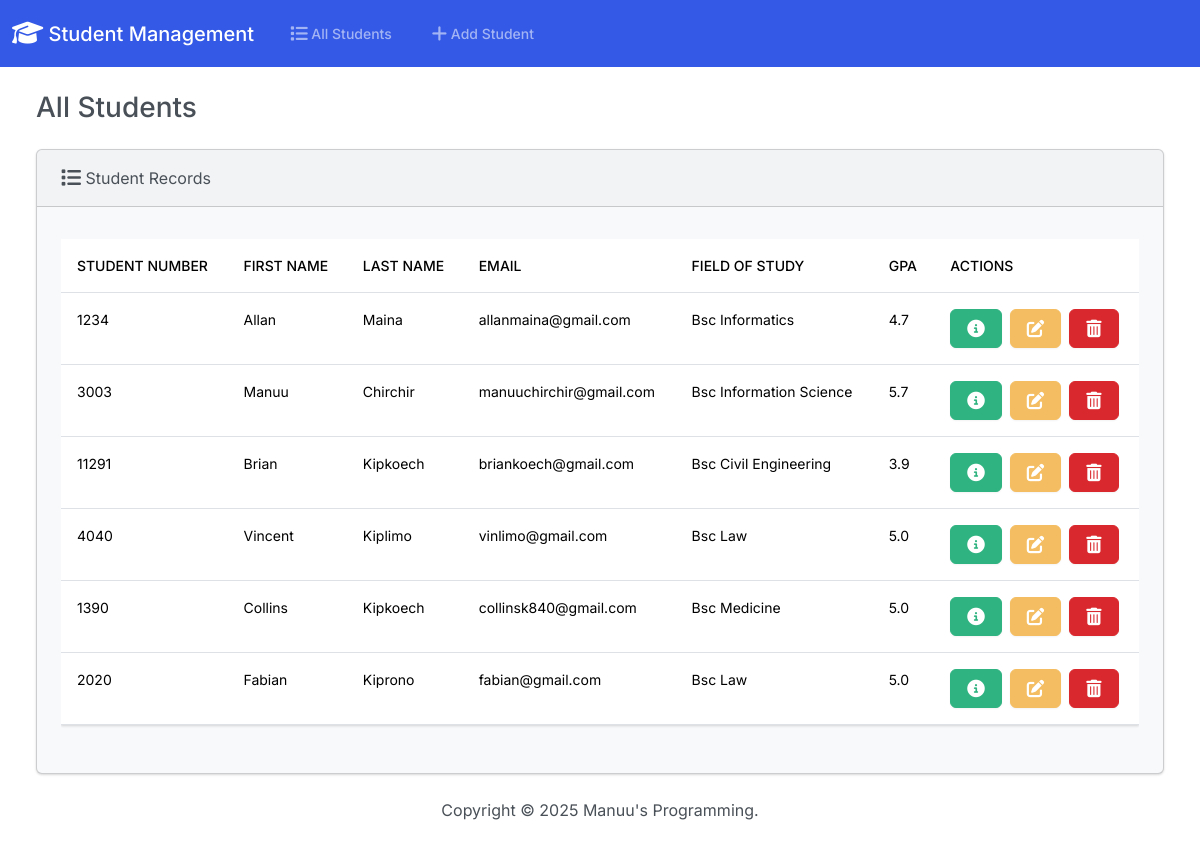
The page / on the database its author committed.
### students/models.py (models this page shows, shortened)
class Student(models.Model):
    student_number = models.PositiveIntegerField()
    first_name = models.CharField(max_length= 50)
    last_name = models.CharField(max_length= 50)
    email = models.EmailField(max_length=100)
    field_of_study = models.CharField(max_length=50)
    gpa = models.FloatField()

### students/views.py (the view)
# urls.py: path('', views.index, name = 'index'),
def index(request):
    return render(request, 'students/index.html', {
        'students' : Student.objects.all()
    })

### students/templates/students/index.html (shortened to what this page needs)
{% extends "students/base.html" %}
{% block body %}
<h3 class="m-4">All Students</h3>
<div class="row">
  <div class="col-12">
    {% if students %}
    <div class="card bg-light ms-4 me-4 mb-4">
      <div class="card-header">
        <i class="fa-solid fa-list fa-lg"></i> Student Records
      </div>
      <div class="card-body">
        <p class="card-text">
          <div class="table-responsive">
            <table class="table table-hover">
              <thead>
                <tr>
                  <th scope="col">Student Number</th>
                  <th scope="col">First Name</th>
                  <th scope="col">Last Name</th>
                  <th scope="col">Email</th>
                  <th scope="col">Field of Study</th>
                  <th scope="col">GPA</th>
                  <th scope="col">Actions</th>
                </tr>
              </thead>
              <tbody>
                {% for student in students %}
                  <tr>
                    <td>{{ student.student_number }}</td>
                    <td>{{ student.first_name }}</td>
                    <td>{{ student.last_name }}</td>
                    <td>{{ student.email }}</td>
                    <td>{{ student.field_of_study }}</td>
                    <td>{{ student.gpa }}</td>
                    <td>
                      <button type="button" class="btn btn-success me-1" href="{% url 'view_student' student.id %}" data-bs-toggle="modal" data-bs-target="#myModal{{student.id}}">
                      </button>
                      <a class="btn btn-warning me-1" href="{% url 'edit' student.id %}">
                      </a>
                      <button type="button" class="btn btn-danger" data-bs-toggle="modal" data-bs-target="#delete{{student.id}}">
                      </button>
                    </td>
                  </tr>
                {% endfor %}
              </tbody>
            </table>
          </div>
        </p>
      </div>
    </div>
    {% else %}
      <h5 class="alert alert-primary ms-4 me-4">No Student Records</h5>
    {% endif %}
  </div>
</div>
{% endblock %}

### students/templates/students/base.html (shortened to what this page needs)
{% load static %}
<!DOCTYPE html>
<html lang="en">
<head>
    <link rel="stylesheet" href="{% static 'css/bootstrap.min.css' %}">
    <link rel="stylesheet" href="https://cdnjs.cloudflare.com/ajax/libs/font-awesome/6.6.0/css/all.min.css"/>
</head>
<body class="d-flex flex-column min-vh-100">
    <nav class="navbar navbar-expand-lg bg-primary" data-bs-theme="dark">
        <div class="container-fluid">
          <a class="navbar-brand" href="{% url 'index' %}">
          <i class="fa-solid fa-graduation-cap fa-lg"></i> Student Management
          </a>
          <div class="collapse navbar-collapse" id="navbarColor01">
            <ul class="navbar-nav me-auto">
              <li class="nav-item">
                <a class="nav-link" href="{% url 'index' %}">
                     All Students
                </a>
              </li>
              <li class="nav-item">
                <a class="nav-link" href="{% url 'add' %}">
                     Add Student
                </a>
              </li>
            </ul>
          </div>
        </div>
      </nav>
      <div class="container-fluid">
        {% block body %}
        {% endblock %}
      </div>
      <footer class="mt-auto mb-4">
        <div class="text-center">
            <span>
                Copyright &copy; <script>document.write(new Date().getFullYear())</script> Manuu's Programming.
            </span>
        </div>
      </footer>
</body>
</html>

### rows shown on the page
Student: student_number "1234", first_name "Allan", last_name "Maina", email "allanmaina@gmail.com", field_of_study "Bsc Informatics", gpa "4.7"
Student: student_number "3003", first_name "Manuu", last_name "Chirchir", email "manuuchirchir@gmail.com", field_of_study "Bsc Information Science", gpa "5.7"
Student: student_number "11291", first_name "Brian", last_name "Kipkoech", email "briankoech@gmail.com", field_of_study "Bsc Civil Engineering", gpa "3.9"
Student: student_number "4040", first_name "Vincent", last_name "Kiplimo", email "vinlimo@gmail.com", field_of_study "Bsc Law", gpa "5.0"
Student: student_number "1390", first_name "Collins", last_name "Kipkoech", email "collinsk840@gmail.com", field_of_study "Bsc Medicine", gpa "5.0"
Student: student_number "2020", first_name "Fabian", last_name "Kiprono", email "fabian@gmail.com", field_of_study "Bsc Law", gpa "5.0"
